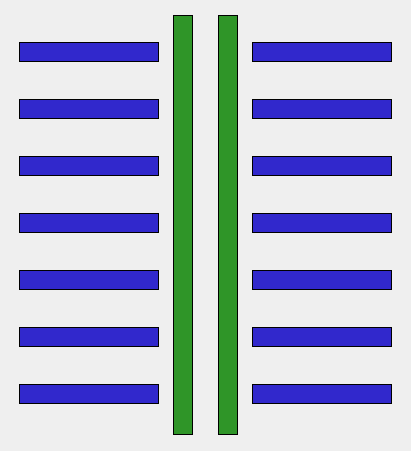
  <widget class="QWidget" name="horizontalLayoutWidget_2">
   <property name="geometry">
    <rect>
     <x>85</x>
     <y>110</y>
     <width>411</width>
     <height>451</height>
    </rect>
   </property>
   <layout class="QHBoxLayout" name="horizontalLayout_2">
    <item>
     <layout class="QVBoxLayout" name="LOT_Left">
      <item>
       <widget class="QLabel" name="Layout_D11_12">
        <property name="sizePolicy">
         <sizepolicy hsizetype="Fixed" vsizetype="Fixed">
          <horstretch>0</horstretch>
          <verstretch>0</verstretch>
         </sizepolicy>
        </property>
        <property name="minimumSize">
         <size>
          <width>140</width>
          <height>20</height>
         </size>
        </property>
        <property name="maximumSize">
         <size>
          <width>140</width>
          <height>20</height>
         </size>
        </property>
        <property name="styleSheet">
         <string notr="true">background-color:rgb(49, 40, 204);
border-style: outset;
border-width:1px;</string>
        </property>
        <property name="text">
         <string/>
        </property>
       </widget>
      </item>
      <item>
       <widget class="QLabel" name="Layout_D11_13">
        <property name="sizePolicy">
         <sizepolicy hsizetype="Fixed" vsizetype="Fixed">
          <horstretch>0</horstretch>
          <verstretch>0</verstretch>
         </sizepolicy>
        </property>
        <property name="minimumSize">
         <size>
          <width>140</width>
          <height>20</height>
         </size>
        </property>
        <property name="maximumSize">
         <size>
          <width>140</width>
          <height>20</height>
         </size>
        </property>
        <property name="styleSheet">
         <string notr="true">background-color:rgb(49, 40, 204);
border-style: outset;
border-width:1px;</string>
        </property>
        <property name="text">
         <string/>
        </property>
       </widget>
      </item>
      <item>
       <widget class="QLabel" name="Layout_D11_14">
        <property name="sizePolicy">
         <sizepolicy hsizetype="Fixed" vsizetype="Fixed">
          <horstretch>0</horstretch>
          <verstretch>0</verstretch>
         </sizepolicy>
        </property>
        <property name="minimumSize">
         <size>
          <width>140</width>
          <height>20</height>
         </size>
        </property>
        <property name="maximumSize">
         <size>
          <width>140</width>
          <height>20</height>
         </size>
        </property>
        <property name="styleSheet">
         <string notr="true">background-color:rgb(49, 40, 204);
border-style: outset;
border-width:1px;</string>
        </property>
        <property name="text">
         <string/>
        </property>
       </widget>
      </item>
      <item>
       <widget class="QLabel" name="Layout_D11_15">
        <property name="sizePolicy">
         <sizepolicy hsizetype="Fixed" vsizetype="Fixed">
          <horstretch>0</horstretch>
          <verstretch>0</verstretch>
         </sizepolicy>
        </property>
        <property name="minimumSize">
         <size>
          <width>140</width>
          <height>20</height>
         </size>
        </property>
        <property name="maximumSize">
         <size>
          <width>140</width>
          <height>20</height>
         </size>
        </property>
        <property name="styleSheet">
         <string notr="true">background-color:rgb(49, 40, 204);
border-style: outset;
border-width:1px;</string>
        </property>
        <property name="text">
         <string/>
        </property>
       </widget>
      </item>
      <item>
       <widget class="QLabel" name="Layout_D11_16">
        <property name="sizePolicy">
         <sizepolicy hsizetype="Fixed" vsizetype="Fixed">
          <horstretch>0</horstretch>
          <verstretch>0</verstretch>
         </sizepolicy>
        </property>
        <property name="minimumSize">
         <size>
          <width>140</width>
          <height>20</height>
         </size>
        </property>
        <property name="maximumSize">
         <size>
          <width>140</width>
          <height>20</height>
         </size>
        </property>
        <property name="styleSheet">
         <string notr="true">background-color:rgb(49, 40, 204);
border-style: outset;
border-width:1px;</string>
        </property>
        <property name="text">
         <string/>
        </property>
       </widget>
      </item>
      <item>
       <widget class="QLabel" name="Layout_D11_17">
        <property name="sizePolicy">
         <sizepolicy hsizetype="Fixed" vsizetype="Fixed">
          <horstretch>0</horstretch>
          <verstretch>0</verstretch>
         </sizepolicy>
        </property>
        <property name="minimumSize">
         <size>
          <width>140</width>
          <height>20</height>
         </size>
        </property>
        <property name="maximumSize">
         <size>
          <width>140</width>
          <height>20</height>
         </size>
        </property>
        <property name="styleSheet">
         <string notr="true">background-color:rgb(49, 40, 204);
border-style: outset;
border-width:1px;</string>
        </property>
        <property name="text">
         <string/>
        </property>
       </widget>
      </item>
      <item>
       <widget class="QLabel" name="Layout_D11_18">
        <property name="sizePolicy">
         <sizepolicy hsizetype="Fixed" vsizetype="Fixed">
          <horstretch>0</horstretch>
          <verstretch>0</verstretch>
         </sizepolicy>
        </property>
        <property name="minimumSize">
         <size>
          <width>140</width>
          <height>20</height>
         </size>
        </property>
        <property name="maximumSize">
         <size>
          <width>140</width>
          <height>20</height>
         </size>
        </property>
        <property name="styleSheet">
         <string notr="true">background-color:rgb(49, 40, 204);
border-style: outset;
border-width:1px;</string>
        </property>
        <property name="text">
         <string/>
        </property>
       </widget>
      </item>
     </layout>
    </item>
    <item>
     <layout class="QHBoxLayout" name="LOT_Inner">
      <property name="spacing">
       <number>25</number>
      </property>
      <item>
       <widget class="QLabel" name="Layout_I">
        <property name="sizePolicy">
         <sizepolicy hsizetype="Fixed" vsizetype="Fixed">
          <horstretch>0</horstretch>
          <verstretch>0</verstretch>
         </sizepolicy>
        </property>
        <property name="minimumSize">
         <size>
          <width>20</width>
          <height>420</height>
         </size>
        </property>
        <property name="maximumSize">
         <size>
          <width>20</width>
          <height>420</height>
         </size>
        </property>
        <property name="styleSheet">
         <string notr="true">background-color:rgb(47, 149, 40);
border-style: outset;
border-width:1px;</string>
        </property>
        <property name="text">
         <string/>
        </property>
       </widget>
      </item>
      <item>
       <widget class="QLabel" name="Layout_I_2">
        <property name="sizePolicy">
         <sizepolicy hsizetype="Fixed" vsizetype="Fixed">
          <horstretch>0</horstretch>
          <verstretch>0</verstretch>
         </sizepolicy>
        </property>
        <property name="minimumSize">
         <size>
          <width>20</width>
          <height>420</height>
         </size>
        </property>
        <property name="maximumSize">
         <size>
          <width>20</width>
          <height>420</height>
         </size>
        </property>
        <property name="styleSheet">
         <string notr="true">background-color:rgb(47, 149, 40);
border-style: outset;
border-width:1px;</string>
        </property>
        <property name="text">
         <string/>
        </property>
       </widget>
      </item>
     </layout>
    </item>
    <item>
     <layout class="QVBoxLayout" name="IOT_Right">
      <item>
       <widget class="QLabel" name="Layout_D11_4">
        <property name="sizePolicy">
         <sizepolicy hsizetype="Fixed" vsizetype="Fixed">
          <horstretch>0</horstretch>
          <verstretch>0</verstretch>
         </sizepolicy>
        </property>
        <property name="minimumSize">
         <size>
          <width>140</width>
          <height>20</height>
         </size>
        </property>
        <property name="maximumSize">
         <size>
          <width>140</width>
          <height>20</height>
         </size>
        </property>
        <property name="styleSheet">
         <string notr="true">background-color:rgb(49, 40, 204);
border-style: outset;
border-width:1px;</string>
        </property>
        <property name="text">
         <string/>
        </property>
       </widget>
      </item>
      <item>
       <widget class="QLabel" name="Layout_D11">
        <property name="sizePolicy">
         <sizepolicy hsizetype="Fixed" vsizetype="Fixed">
          <horstretch>0</horstretch>
          <verstretch>0</verstretch>
         </sizepolicy>
        </property>
        <property name="minimumSize">
         <size>
          <width>140</width>
          <height>20</height>
         </size>
        </property>
        <property name="maximumSize">
         <size>
          <width>140</width>
          <height>20</height>
         </size>
        </property>
        <property name="styleSheet">
         <string notr="true">background-color:rgb(49, 40, 204);
border-style: outset;
border-width:1px;</string>
        </property>
        <property name="text">
         <string/>
        </property>
       </widget>
      </item>
      <item>
       <widget class="QLabel" name="Layout_D11_5">
        <property name="sizePolicy">
         <sizepolicy hsizetype="Fixed" vsizetype="Fixed">
          <horstretch>0</horstretch>
          <verstretch>0</verstretch>
         </sizepolicy>
        </property>
        <property name="minimumSize">
         <size>
          <width>140</width>
          <height>20</height>
         </size>
        </property>
        <property name="maximumSize">
         <size>
          <width>140</width>
          <height>20</height>
         </size>
        </property>
        <property name="styleSheet">
         <string notr="true">background-color:rgb(49, 40, 204);
border-style: outset;
border-width:1px;</string>
        </property>
        <property name="text">
         <string/>
        </property>
       </widget>
      </item>
      <item>
       <widget class="QLabel" name="Layout_D11_6">
        <property name="sizePolicy">
         <sizepolicy hsizetype="Fixed" vsizetype="Fixed">
          <horstretch>0</horstretch>
          <verstretch>0</verstretch>
         </sizepolicy>
        </property>
        <property name="minimumSize">
         <size>
          <width>140</width>
          <height>20</height>
         </size>
        </property>
        <property name="maximumSize">
         <size>
          <width>140</width>
          <height>20</height>
         </size>
        </property>
        <property name="styleSheet">
         <string notr="true">background-color:rgb(49, 40, 204);
border-style: outset;
border-width:1px;</string>
        </property>
        <property name="text">
         <string/>
        </property>
       </widget>
      </item>
      <item>
       <widget class="QLabel" name="Layout_D11_7">
        <property name="sizePolicy">
         <sizepolicy hsizetype="Fixed" vsizetype="Fixed">
          <horstretch>0</horstretch>
          <verstretch>0</verstretch>
         </sizepolicy>
        </property>
        <property name="minimumSize">
         <size>
          <width>140</width>
          <height>20</height>
         </size>
        </property>
        <property name="maximumSize">
         <size>
          <width>140</width>
          <height>20</height>
         </size>
        </property>
        <property name="styleSheet">
         <string notr="true">background-color:rgb(49, 40, 204);
border-style: outset;
border-width:1px;</string>
        </property>
        <property name="text">
         <string/>
        </property>
       </widget>
      </item>
      <item>
       <widget class="QLabel" name="Layout_D11_8">
        <property name="sizePolicy">
         <sizepolicy hsizetype="Fixed" vsizetype="Fixed">
          <horstretch>0</horstretch>
          <verstretch>0</verstretch>
         </sizepolicy>
        </property>
        <property name="minimumSize">
         <size>
          <width>140</width>
          <height>20</height>
         </size>
        </property>
        <property name="maximumSize">
         <size>
          <width>140</width>
          <height>20</height>
         </size>
        </property>
        <property name="styleSheet">
         <string notr="true">background-color:rgb(49, 40, 204);
border-style: outset;
border-width:1px;</string>
        </property>
        <property name="text">
         <string/>
        </property>
       </widget>
      </item>
      <item>
       <widget class="QLabel" name="Layout_D11_9">
        <property name="sizePolicy">
         <sizepolicy hsizetype="Fixed" vsizetype="Fixed">
          <horstretch>0</horstretch>
          <verstretch>0</verstretch>
         </sizepolicy>
        </property>
        <property name="minimumSize">
         <size>
          <width>140</width>
          <height>20</height>
         </size>
        </property>
        <property name="maximumSize">
         <size>
          <width>140</width>
          <height>20</height>
         </size>
        </property>
        <property name="styleSheet">
         <string notr="true">background-color:rgb(49, 40, 204);
border-style: outset;
border-width:1px;</string>
        </property>
        <property name="text">
         <string/>
        </property>
       </widget>
      </item>
     </layout>
    </item>
   </layout>
  </widget>
